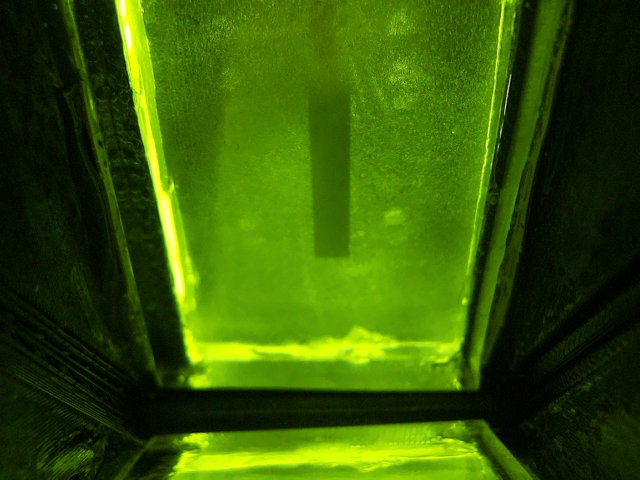
#> input picture trans-processing/trans-wire.png, 640 x 480 px, found by its file name
$ python sketch1.py
#> lines starting #> are read from the running program, lines starting #| are printed output that depends on the picture
import cv2

# 讀取圖片
image_path = "C:/Jill/Code/camera/trans-processing/trans-wire.png"

image = cv2.imread(image_path)
#> image is the input picture: shape (480, 640, 3); mean B, G, R 3.5, 87.4, 53.4

# 設定裁剪區域的座標 (x1, y1) 為左上角, (x2, y2) 為右下角
x1, y1 = 210, 0  # 左上角
x2, y2 = 462, 335  # 右下角

# 確保 x1, x2, y1, y2 順序正確
x1, x2 = min(x1, x2), max(x1, x2)
y1, y2 = min(y1, y2), max(y1, y2)

# 裁剪影像
cropped_image = image[y1:y2, x1:x2]
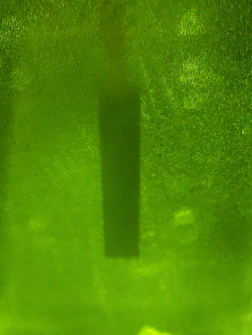
#> cropped_image: shape (335, 252, 3); mean B, G, R 3.5, 136.6, 80.6

# 顯示裁剪結果
cv2.imshow("Cropped Image", cropped_image)
cv2.waitKey(0)
cv2.destroyAllWindows()

# 存檔
cv2.imwrite("wire-cropped.png", cropped_image)
print("ok!")

$ run again, with trans-processing/al-base.png copied over trans-processing/trans-wire.png
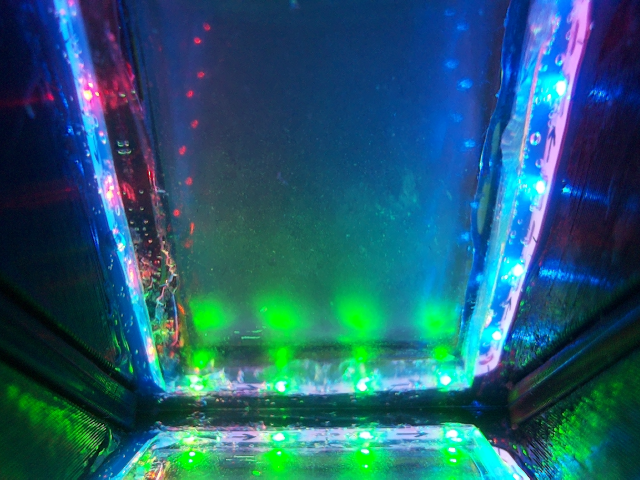
#> input picture trans-processing/al-base.png, 640 x 480 px, found by its file name
#> image is the input picture: shape (480, 640, 3); mean B, G, R 110.7, 91.3, 33.5
#> `cropped_image = image[y1:y2, x1:x2]`:
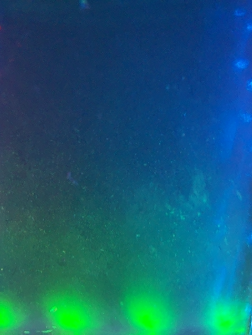
#> cropped_image: shape (335, 252, 3); mean B, G, R 115.8, 94.3, 20.5

$ run again, with trans-processing/al-sample.png copied over trans-processing/trans-wire.png
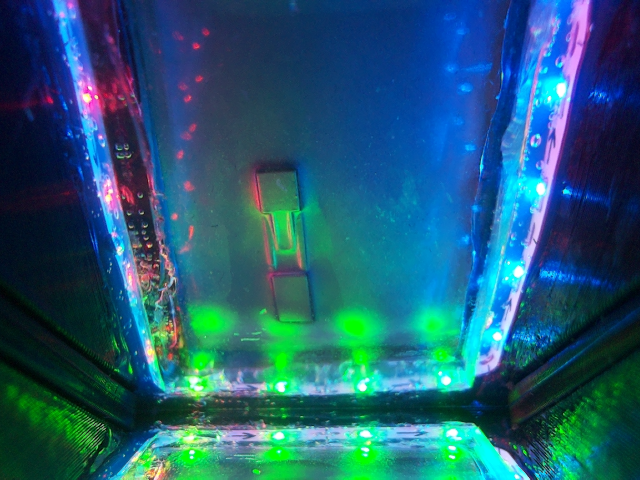
#> input picture trans-processing/al-sample.png, 640 x 480 px, found by its file name
#> image is the input picture: shape (480, 640, 3); mean B, G, R 113.5, 90.6, 32
#> `cropped_image = image[y1:y2, x1:x2]`:
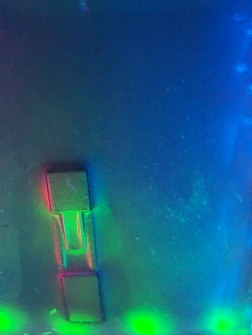
#> cropped_image: shape (335, 252, 3); mean B, G, R 125.2, 94.8, 24.5

$ run again, with trans-processing/al-screw.png copied over trans-processing/trans-wire.png
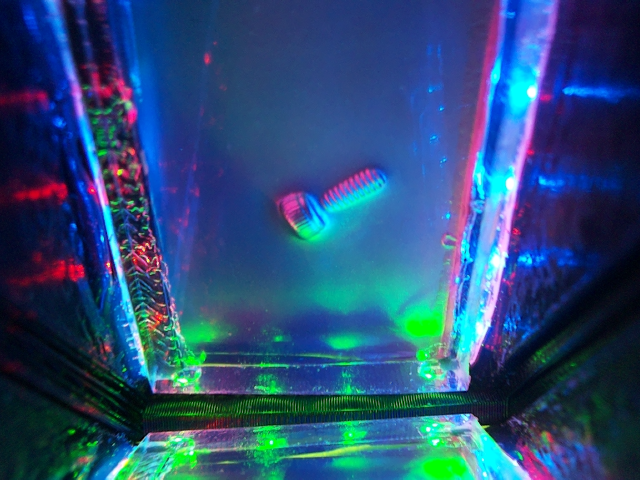
#> input picture trans-processing/al-screw.png, 640 x 480 px, found by its file name
#> image is the input picture: shape (480, 640, 3); mean B, G, R 117.5, 76.4, 41
#> `cropped_image = image[y1:y2, x1:x2]`:
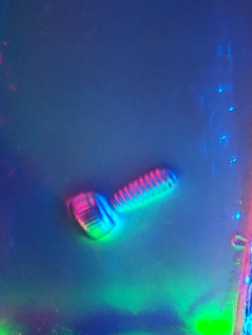
#> cropped_image: shape (335, 252, 3); mean B, G, R 142.5, 92.4, 47.4
